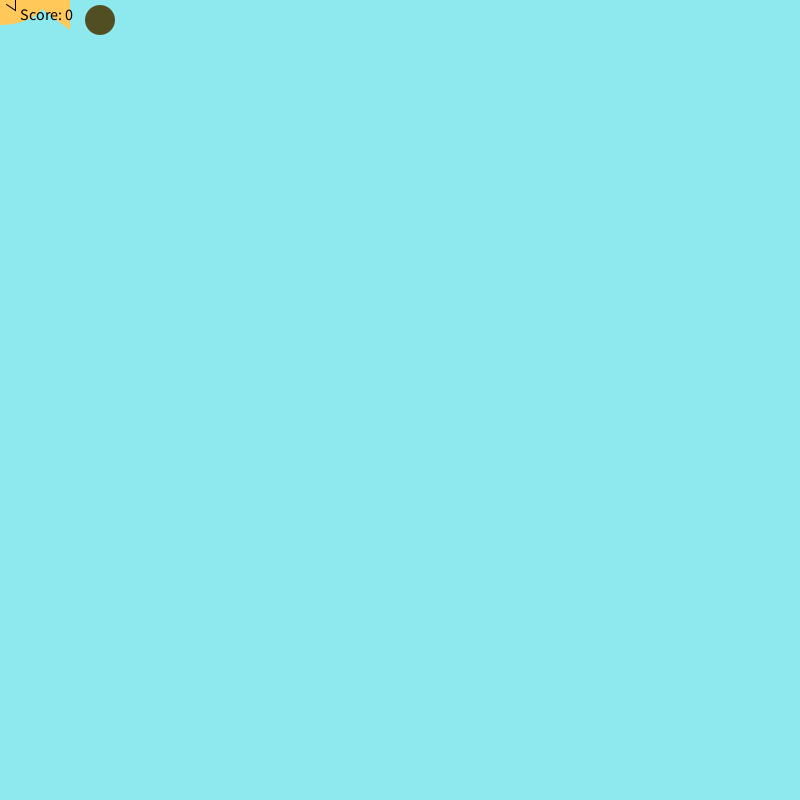
Frame 1 (no input)
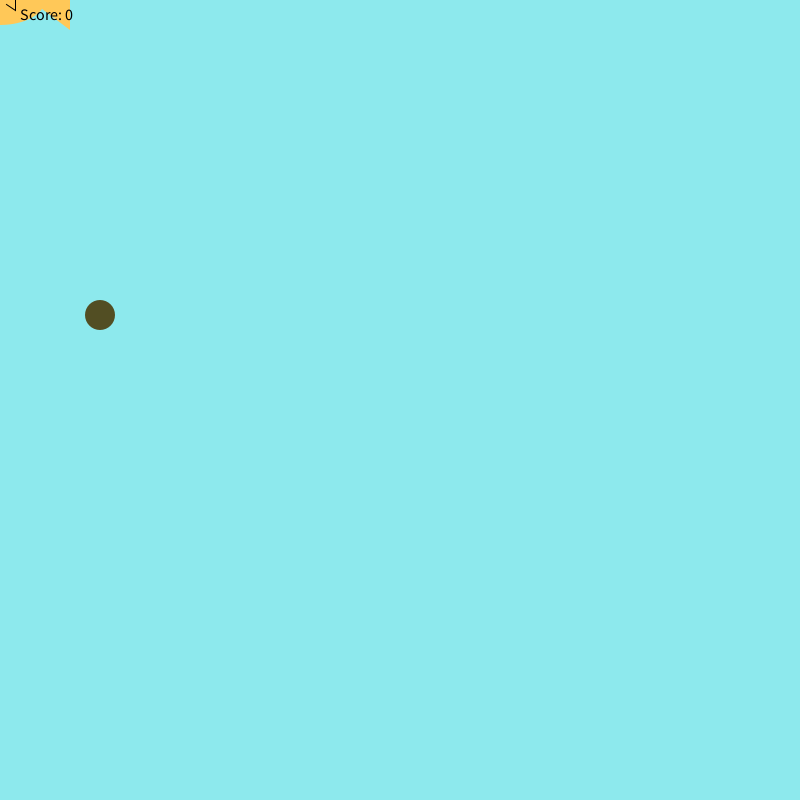
Frame 60 (the mouse pressed at the canvas centre just before this capture)
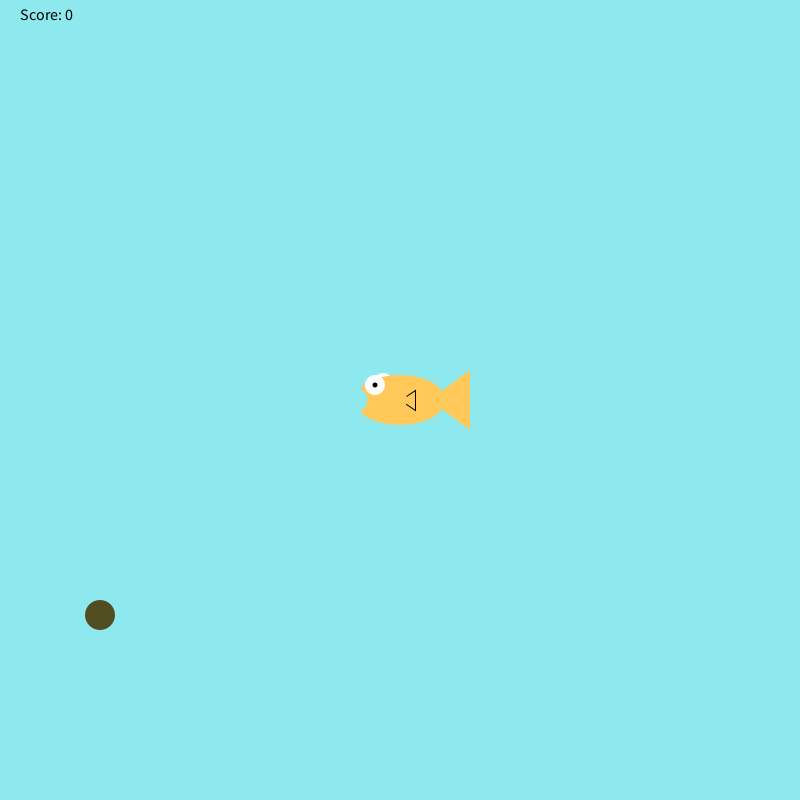
Frame 120 (the mouse held since frame 60 and released just before this capture)

The Processing sketch that drew these frames (run headless with seeded random() and noise(); from frame 60 on, the mouse is pressed at the canvas centre):

// Processing sketch: fishFeeder
// ── fishFeeder.pde
int foodX = 100;
int foodY = 20;
int score = 0;
String winningMessage = "You won fish feeder!!";
int fontSize = 30;
int win = 0;
void setup() {
  size(800, 800);
}

void draw() {
  if (win==0) {
    background(141, 233, 237);
    drawFish();
    fill(#524E23);
    noStroke();
    ellipse(foodX, foodY, 30, 30);
    foodY+=5;
    checkCatch(foodX, foodY);
    if (foodY>height) {
      foodX = (int) random(width-20);
      foodY = 20;              
      ellipse(foodX, foodY, 30, 30);
    }
    fill(0, 0, 0);
    textSize(16);
    text("Score: " + score, 20, 20);
    if (score==30) {
      win=1;
    }
  } else {
    textSize(fontSize); 
    text(winningMessage, 250, 400);
    textSize(fontSize); 
    text("GREAT JOB PLAYER!!!", 250, 450);
    textSize(fontSize); 
    text("Now try some of the other games", 250, 500);
  }
}

void drawFish() {
  noStroke();
  fill(255, 255, 255);
  ellipse(mouseX-17, mouseY-17, 20, 20); //back side eye
  fill(255, 200, 88);
  ellipse(mouseX, mouseY, 90, 50); //body
  triangle(mouseX+30, mouseY, mouseX+70, mouseY+30, mouseX+70, mouseY-30); //tail
  stroke(0);
  triangle(mouseX, mouseY, mouseX+15, mouseY+10, mouseX+15, mouseY-10); //side fin
  noStroke();
  fill(255, 200, 88);
  ellipse(mouseX, mouseY, 15, 15); //side fin cover
  noStroke();
  fill(255, 255, 255);
  ellipse(mouseX-25, mouseY-15, 20, 20); //front eye
  fill(0, 0, 0);
  ellipse(mouseX-25, mouseY-15, 5, 5); //pupil
  fill(141, 233, 237);
  ellipse(mouseX-45, mouseY, 25, 25); //mouth
}

void checkCatch(int x, int y) {
  if (x > mouseX && x < mouseX+70) {
    if (y > mouseY-17 && y < mouseY+30) {
      score++;
      foodY = 20; //if the food was eaten, make more food fall from the top
      foodX = (int) random(width-20);
    }
  } else if (foodY > height && score > 0) {
    score--;
  }
}
